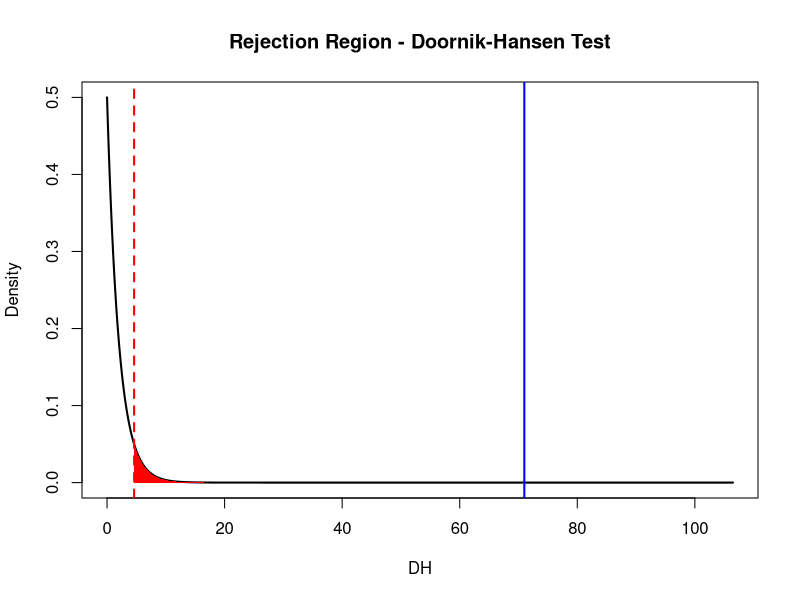

R code for this plot:
## ---- chunk 1
    data(mtcars) 
    tail(mtcars)
    dim(mtcars)
## ---- chunk 2
    X <- as.matrix(mtcars[, c("mpg", "disp", "hp", "wt", "qsec", "drat")])
    n <- 32
    p <- 6 
    I <- diag(n)
    Jn <- matrix(1, nrow = n, ncol = n) 
    Xc <- (I - 1/n*Jn)%*%X
    XcT <- t(Xc)
    S <- 1/(n-1) * (XcT%*%Xc)
    # This is the easiest way. However we do it, as before because is better to understand.
    SAuto <- cov(X)

    if (isTRUE(all.equal(S, SAuto))) {
        print("We got the same results")
    }
## ---- chunk 3
    SInvert = solve(S)
    M = Xc%*%SInvert%*%XcT
## ---- chunk 4
    b1p <- 0

    for (i in 1:nrow(M)) {
        for (j in 1:ncol(M)) {
            
            element <- (1/(n^2)) * (M[i, j])^3
            
            b1p <- b1p + element
            
        }
    }
## ---- chunk 5
    EAS <- n/6 * b1p
    Z1 <- sqrt(EAS)
## ---- chunk 6
    b2p <- (1/n) * sum(diag(M)^2)
    Z2 <- (b2p - p*(p+2))/sqrt(8*p*(p+2)/n)
## ---- chunk 7
 DH = Z1^2 + Z2^2
## ---- chunk 8
    df <-2 
    alpha<-0.1
    crit <- qchisq(1 - alpha, df)

    x <- seq(0, max(DH, crit)*1.5, length=1000)
    y <- dchisq(x, df)

    plot(x, y, type="l", lwd=2, main="Rejection Region - Doornik-Hansen Test", xlab="DH", ylab="Density")

    x_rej <- seq(crit, max(x), length=500)
    y_rej <- dchisq(x_rej, df)

    polygon(c(crit, x_rej, max(x)), c(0, y_rej, 0), col="red", border=NA)

    abline(v=crit, col="red", lwd=2, lty=2)
    abline(v=DH, col="blue", lwd=2)
